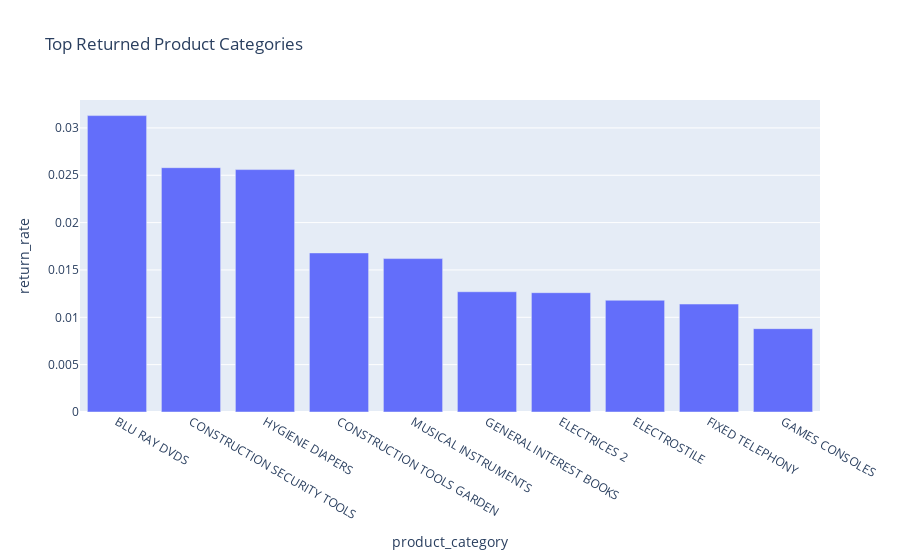

Notebook source saved alongside this figure:
### Markdown cell above
# Product Category Return Rate (if return/canceled status present)

### Code cell
query='''
SELECT 
    upper(product_category),
    COUNT(CASE WHEN o.order_status = 'canceled' THEN 1 END) / COUNT(*) AS return_rate
FROM order_items oi
JOIN products pr ON oi.product_id = pr.product_id
JOIN orders o ON oi.order_id = o.order_id
GROUP BY product_category
HAVING COUNT(*) > 20
ORDER BY return_rate DESC
LIMIT 10;

'''

cur.execute(query)
data = cur.fetchall()
df =pd.DataFrame(data,columns=["product_category","return_rate"])
df.head()

fig = px.bar(df, x='product_category', y='return_rate', title='Top Returned Product Categories')
fig.show()

### Figure 1 — Plotly figure (JSON) as saved in the notebook; plotly's stock layout.template omitted (floating-point values rounded to 4 significant figures)
{"data": [{"alignmentgroup": "True", "hovertemplate": "product_category=%{x}<br>return_rate=%{y}<extra></extra>", "legendgroup": "", "marker": {"color": "#636efa", "pattern": {"shape": ""}}, "name": "", "offsetgroup": "", "orientation": "v", "showlegend": false, "textposition": "auto", "type": "bar", "x": ["BLU RAY DVDS", "CONSTRUCTION SECURITY TOOLS", "HYGIENE DIAPERS", "CONSTRUCTION TOOLS GARDEN", "MUSICAL INSTRUMENTS", "GENERAL INTEREST BOOKS", "ELECTRICES 2", "ELECTROSTILE", "FIXED TELEPHONY", "GAMES CONSOLES"], "xaxis": "x", "y": [0.0313, 0.0258, 0.0256, 0.0168, 0.0162, 0.0127, 0.0126, 0.0118, 0.0114, 0.0088], "yaxis": "y"}], "layout": {"autosize": true, "barmode": "relative", "legend": {"tracegroupgap": 0}, "title": {"text": "Top Returned Product Categories"}, "xaxis": {"anchor": "y", "autorange": true, "domain": [0, 1], "range": [-0.5, 9.5], "title": {"text": "product_category"}, "type": "category"}, "yaxis": {"anchor": "x", "autorange": true, "domain": [0, 1], "range": [0, 0.03295], "title": {"text": "return_rate"}, "type": "linear"}}}
